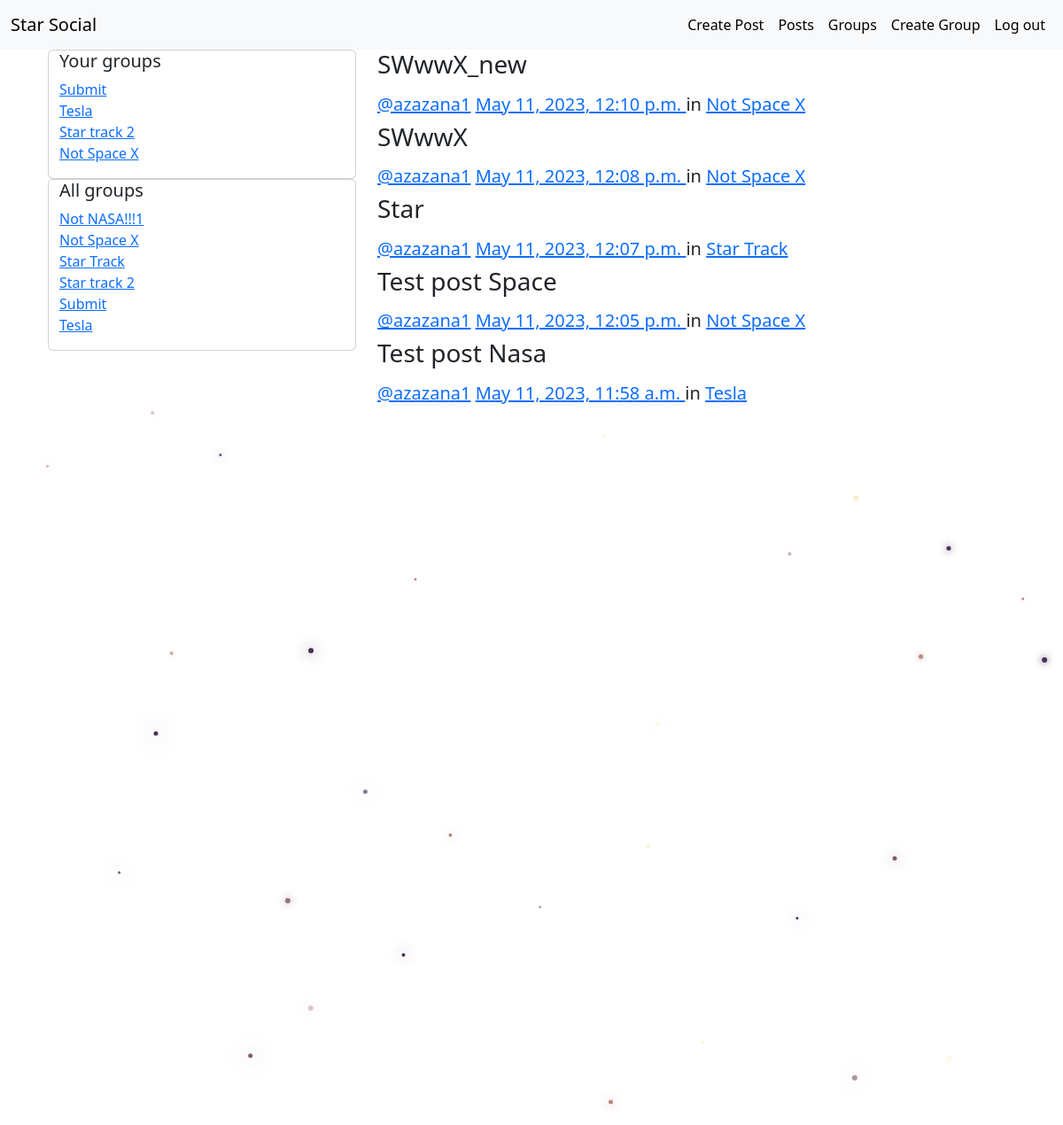
Page /posts/ (signed in) on the earlier database version.
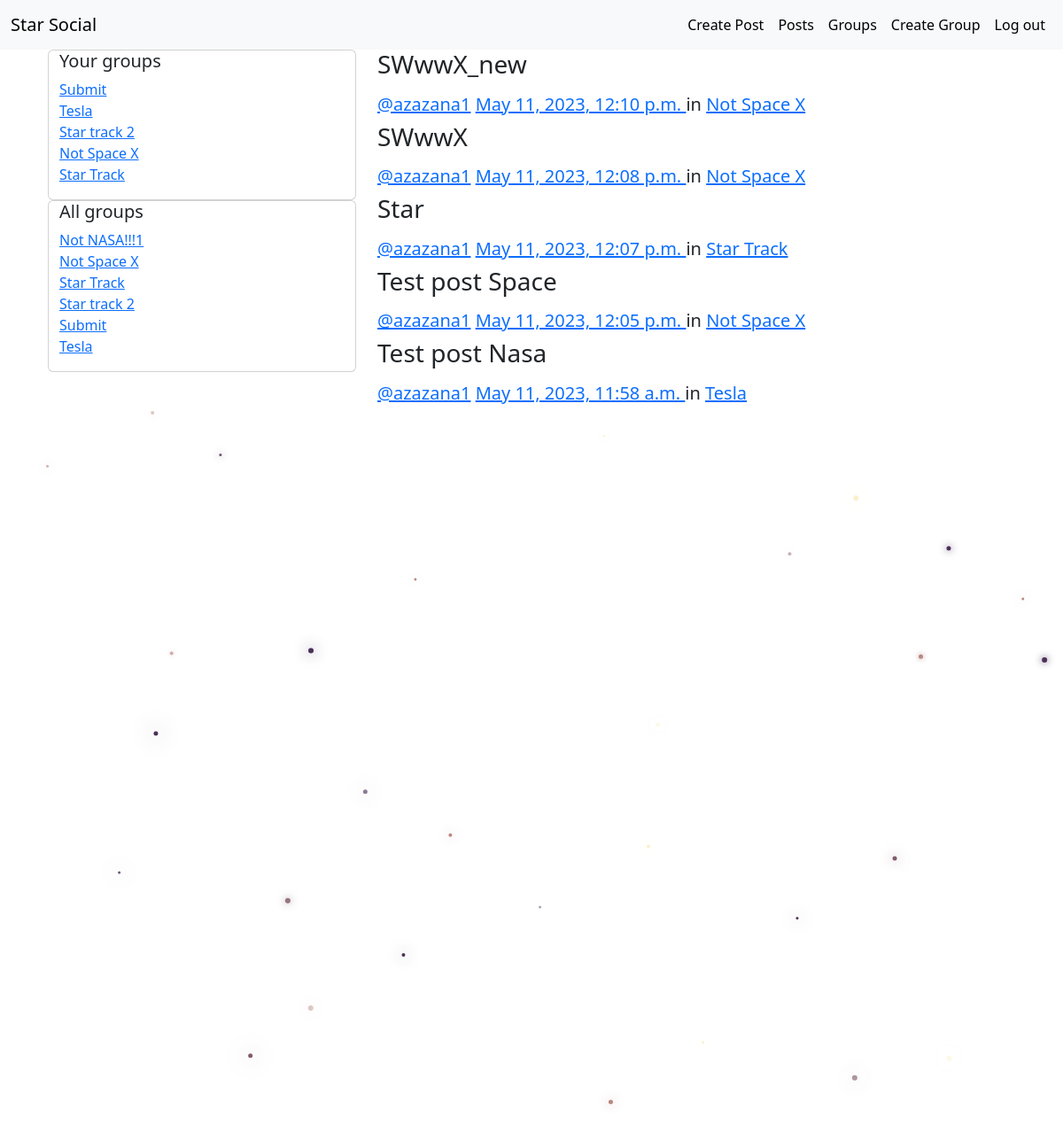
Same page on the later database version.
### groups/models.py (models this page shows, shortened)
class GroupMember(models.Model):
    group = models.ForeignKey(Group, related_name='membership',on_delete=models.CASCADE)
    user = models.ForeignKey(User, related_name='user_groups',on_delete=models.CASCADE)
    class Meta:
        unique_together = ('group', 'user')

class Group(models.Model):
    name = models.CharField(max_length=255, unique=True)
    slug = models.SlugField(allow_unicode=True, unique=True)
    description = models.TextField(blank=True, default='')
    description_html = models.TextField(editable=False, default='', blank=True)
    members = models.ManyToManyField(User, through='GroupMember')
    def __str__(self):
        return self.name
    class Meta:
        ordering = ['name']

### posts/models.py (models this page shows, shortened)
class Post(models.Model):
    user = models.ForeignKey(User,related_name='posts',on_delete=models.CASCADE)
    created_at = models.DateTimeField(auto_now=True)
    message=models.TextField()
    message_html=models.TextField(editable=False)
    group = models.ForeignKey(Group, related_name='posts', null=True,blank=True,on_delete=models.CASCADE)
    class Meta:
        ordering=['-created_at']
        unique_together=['user','message']

### posts/views.py (the view)
# urls.py: path('', views.PostList.as_view(), name='all'),
class PostList(SelectRelatedMixin, generic.ListView):
    model = models.Post
    select_related = ('user', 'group')
    def get_context_data(self, *, object_list=None, **kwargs):
        context = super(PostList, self).get_context_data(**kwargs)
        context['get_other_groups'] = models.Group.objects.exclude(members__in=[self.request.user])
        context['get_user_groups']=models.GroupMember.objects.filter(user__in=[self.request.user])
        return context

### posts/templatetags/poll_extras.py (called while the page is built)
@register.simple_tag()
def get_all_group():
    return Group.objects.all()

@register.simple_tag(takes_context=True)
def get_your_group(context):
    return GroupMember.objects.filter(user=context['user'])

### posts/templates/posts/post_list.html
{%extends "posts/post_base.html"%}
{%load poll_extras%}
{%block prepost%}
<div class="col-md-4">
    {%if request.user.is_authenticated%}
    <div class="card card-with-shadow">
        <div class="container">
            <h5 class="title">Your groups</h5>
            <ul class="list-unstyled">
            {%get_your_group as your_group%}
            {% for member in your_group %}
                <li class="group li-with-bullet">
                    <a href="{%url 'groups:single' slug=member.group.slug%}">{{member.group}}</a>
                </li>
            {%endfor%}
            </ul>
        </div>
    </div>
    {%endif%}
    <div class="card card-with-shadow">
        <div class="container">
            <h5 class="title">All groups</h5>
            <ul class="list-unstyled">
               {%get_all_group as all_group%}
               {% for group in all_group %}
                <li class="group li-with-bullet">
                    <a href="{%url 'groups:single' slug=group.slug%}">{{group}}</a>
                </li>
                {%endfor%}
            </ul>
        </div>
    </div>
</div>
{%endblock%}
{%block post_content%}
<div class="col-md-8">
    {% for post in post_list %}
       {%include 'posts/_post.html'%}
    {%endfor%}
</div>
{%endblock%}

### posts/templates/posts/_post.html (shortened to what this page needs)
<div class="post media">
    <h3>{{post.message_html|safe}}</h3>
    <div class="media-body">
        <h5 class="media-heading">
        <span class="username">
            <a href="{%url 'posts:for_user' username=post.user.username%}">@{{post.user.username}}</a>
        </span>
        <time class="time">
            <a href="{%url 'posts:single' username=post.user.username pk=post.pk%}">
                {{post.created_at}}
            </a>
        </time>
            in
            <a href="{%url 'groups:single' slug=post.group.slug%}">{{post.group}}</a>
        </h5>
    </div>
</div>

Differences in the rows shown:
added GroupMember: group "Star Track"
